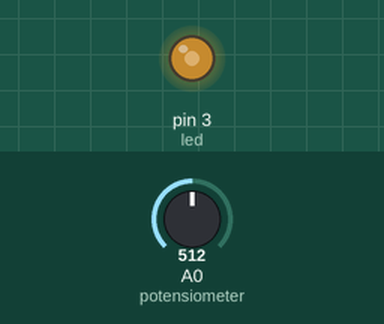
A sketch run on a simulated Arduino Uno, built with avr-gcc and run on an emulated ATmega328P. Shown: output pins drawn as LEDs (lit = HIGH). The inputs (shaded band) are chosen by the test bench; at power-on: A0 (potensiometer) = 512.

Above: at 1.2 s.
1.3 s: A0 (potensiometer) set to 716
At 2.5 s:
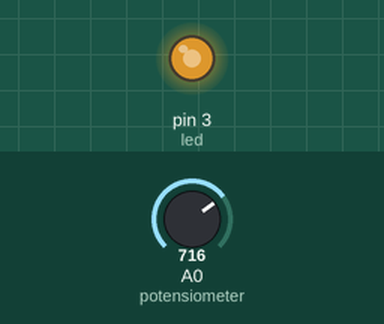
2.8 s: A0 (potensiometer) set to 900
At 3.8 s:
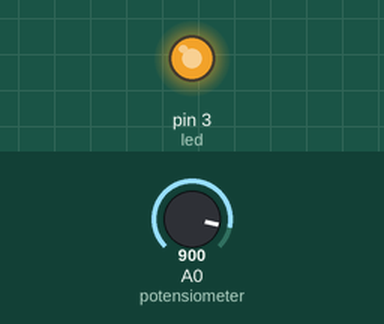
4.3 s: A0 (potensiometer) set to 122
At 4.9 s:
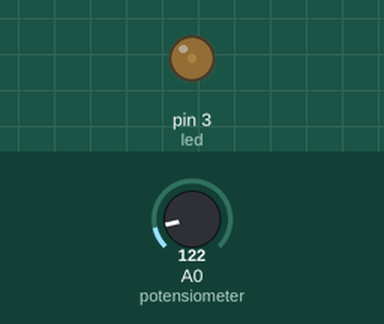
5.8 s: A0 (potensiometer) set to 0
At 6.1 s:
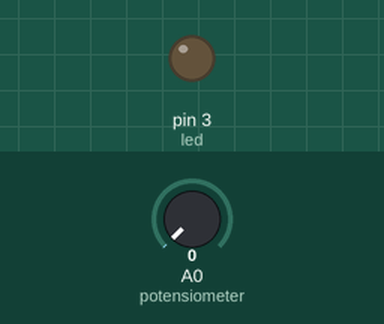
Timing chart, 0 to 8.3 s (numbered marks = the images above; inputs shaded):
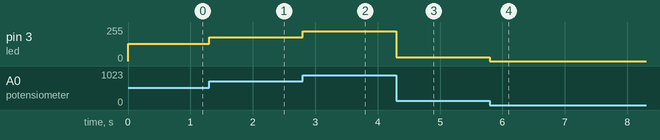

The sketch:

oppg2.2.ino
```cpp
//Oppg. 2.2

int potensiometer = 0;
int led = 3;
int styrke;

void setup() {
  pinMode(led, OUTPUT);

}

void loop() {
  styrke = analogRead(potensiometer) / 4;
  analogWrite(led, styrke);
}

/*Oppg 2.2 - 4
 * Andre komponenter som kan brukes til å kontrollere lysstyrke er f.eks. knapp, som til forskjell
 * fra analoge komponenter kun kan styre lyset av og på, i tillegg til tilt-sensoren, som har samme
 * mulighet til å styre lyset av og på som knappen.
 */


/*Oppg. 2.2 - 5
 * Vi kan styre lysstyrken med potensiometeret med Arduinoen kun som en strømkilde,
 * ved å koble en kabel mellom den analoge utgangen til potensiometeret og inputen til
 * LED-pæra. Strømmen vil da automatisk med varierende styrke føres
 * gjennom denne og inn i pæra, som resulterer i muligheten til å "dimme" mellom 0V og 5V.
 */
```

Measured:
- after the input at 1.3 s, pin 3 (led): 128/255 → 179/255 at once
- after the input at 2.8 s, pin 3 (led): 179/255 → 225/255 at once
- after the input at 4.3 s, pin 3 (led): 225/255 → 30/255 at once
- after the input at 5.8 s, pin 3 (led): 30/255 → 0/255 at once
